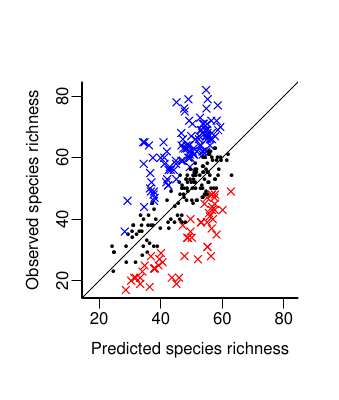

Here is the R script that generated this plot:
library(poibin)
load("gbm.predictions.Rdata")
load("birds.Rdata")

predicted.richness = rowSums(gbm.predictions)
observed.richness =rowSums(route.presence.absence[in.test, ])

p.values = sapply(
  1:sum(in.test),
  function(i){ppoibin(observed.richness[i], gbm.predictions[i, ])}
)
outside.interval = p.values > .975 | p.values < .025


# mistnet -----------------------------------------------------------------
if(!exists("mistnet.prediction.array")){
  load("mistnet.predictions.Rdata")
}
N = dim(mistnet.prediction.array)[[3]]

mixture.probs = matrix(
  0, 
  nrow = 1 + ncol(route.presence.absence), 
  ncol = sum(in.test)
)
for(i in 1:sum(in.test)){
  for(j in 1:N){
    probs = mistnet.prediction.array[i, , j]
    mixture.probs[,i] = mixture.probs[,i] + dpoibin(0:length(probs), probs) / N
  }
}

mistnet.p.values = sapply(
  1:sum(in.test),
  function(i){
    sum(mixture.probs[1:observed.richness[i],i])
  }
)

mistnet.outside.interval = mistnet.p.values > .975 | mistnet.p.values < .025

# plot --------------------------------------------------------------------


pdf("figures/poster richness.pdf", height = 4, width = .85 * 4)
par(mgp = c(2, 0.5, 0))
plot(
  predicted.richness, 
  observed.richness, 
  asp = 1,
  col = ifelse(outside.interval, ifelse(p.values > .975, 4, 2), 1),
  pch = ifelse(outside.interval, 4, 16),
  xlim = range(observed.richness),
  cex = ifelse(outside.interval, 1, .5),
  bty = "l",
  axes = FALSE,
  xlab = "Predicted species richness",
  ylab = "Observed species richness"
)
abline(0,1)
axis(1, (0:10) * 20)
axis(2, (0:10) * 20)
dev.off()

mistnet.predicted.richness = apply(
  mistnet.prediction.array/ dim(mistnet.prediction.array)[[3]], 
  1, 
  sum
)

pdf("figures/poster mistnet richness.pdf", height = 4, width = .85 * 4)
par(mgp = c(2, 0.5, 0))
plot(
  mistnet.predicted.richness, 
  observed.richness, 
  asp = 1,
  col = ifelse(mistnet.outside.interval, ifelse(p.values > .975, 4, 2), 1),
  pch = ifelse(mistnet.outside.interval, 4, 16),
  xlim = range(observed.richness),
  cex = ifelse(mistnet.outside.interval, 1, .5),
  bty = "l",
  axes = FALSE,
  xlab = "Predicted species richness",
  ylab = "Observed species richness"
)
abline(0,1)
axis(1, (0:10) * 20)
axis(2, (0:10) * 20)
dev.off()


R2 = function(observed, predicted){
  ybar = mean(observed)
  residSS = sum((predicted - observed)^2)
  totalSS = sum((observed - ybar)^2)
  explainedSS = totalSS - residSS
  explainedSS / totalSS
}

R2(observed = observed.richness, predicted = predicted.richness)
R2(observed = observed.richness, predicted = mistnet.predicted.richness)
